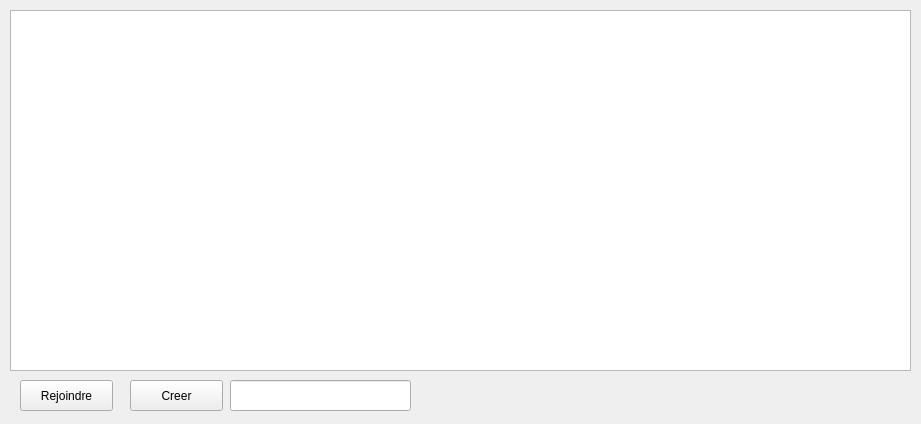
<?xml version="1.0" encoding="UTF-8"?>
<ui version="4.0">
 <class>ServerNavigator</class>
 <widget class="QWidget" name="ServerNavigator">
  <property name="geometry">
   <rect>
    <x>0</x>
    <y>0</y>
    <width>921</width>
    <height>424</height>
   </rect>
  </property>
  <property name="windowTitle">
   <string>navigateur de serveurs</string>
  </property>
  <property name="windowIcon">
   <iconset>
    <normaloff>../ressources/Icons/logo.png</normaloff>../ressources/Icons/logo.png</iconset>
  </property>
  <widget class="QTableWidget" name="tableWidget">
   <property name="geometry">
    <rect>
     <x>10</x>
     <y>10</y>
     <width>901</width>
     <height>361</height>
    </rect>
   </property>
  </widget>
  <widget class="QPushButton" name="rejoindreButton">
   <property name="geometry">
    <rect>
     <x>20</x>
     <y>380</y>
     <width>93</width>
     <height>31</height>
    </rect>
   </property>
   <property name="text">
    <string>Rejoindre</string>
   </property>
  </widget>
  <widget class="QPushButton" name="createGameButton">
   <property name="geometry">
    <rect>
     <x>130</x>
     <y>380</y>
     <width>93</width>
     <height>31</height>
    </rect>
   </property>
   <property name="text">
    <string>Creer</string>
   </property>
  </widget>
  <widget class="QLineEdit" name="lineEdit">
   <property name="geometry">
    <rect>
     <x>230</x>
     <y>380</y>
     <width>181</width>
     <height>31</height>
    </rect>
   </property>
  </widget>
 </widget>
 <resources/>
 <connections/>
</ui>
